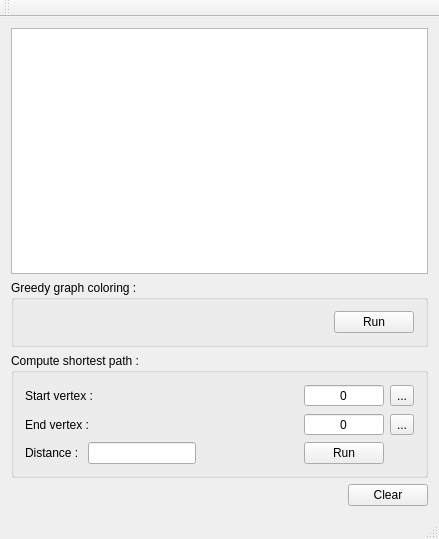
<?xml version="1.0" encoding="UTF-8"?>
<ui version="4.0">
 <class>MainWindow</class>
 <widget class="QMainWindow" name="MainWindow">
  <property name="geometry">
   <rect>
    <x>0</x>
    <y>0</y>
    <width>439</width>
    <height>539</height>
   </rect>
  </property>
  <property name="contextMenuPolicy">
   <enum>Qt::NoContextMenu</enum>
  </property>
  <property name="windowTitle">
   <string>Greedy graph coloring application</string>
  </property>
  <widget class="QWidget" name="centralWidget">
   <layout class="QGridLayout" name="gridLayout">
    <item row="0" column="0" colspan="2">
     <widget class="QGraphicsView" name="_graphView"/>
    </item>
    <item row="3" column="1">
     <widget class="QPushButton" name="_clear">
      <property name="text">
       <string>Clear</string>
      </property>
     </widget>
    </item>
    <item row="3" column="0">
     <spacer name="horizontalSpacer_2">
      <property name="orientation">
       <enum>Qt::Horizontal</enum>
      </property>
      <property name="sizeHint" stdset="0">
       <size>
        <width>40</width>
        <height>20</height>
       </size>
      </property>
     </spacer>
    </item>
    <item row="1" column="0" colspan="2">
     <widget class="QGroupBox" name="groupBox">
      <property name="title">
       <string>Greedy graph coloring :</string>
      </property>
      <layout class="QGridLayout" name="gridLayout_2">
       <item row="0" column="0">
        <spacer name="horizontalSpacer">
         <property name="orientation">
          <enum>Qt::Horizontal</enum>
         </property>
         <property name="sizeHint" stdset="0">
          <size>
           <width>40</width>
           <height>20</height>
          </size>
         </property>
        </spacer>
       </item>
       <item row="0" column="1">
        <widget class="QPushButton" name="_runGGC">
         <property name="text">
          <string>Run</string>
         </property>
        </widget>
       </item>
      </layout>
     </widget>
    </item>
    <item row="2" column="0" colspan="2">
     <widget class="QGroupBox" name="groupBox_2">
      <property name="title">
       <string>Compute shortest path :</string>
      </property>
      <layout class="QGridLayout" name="gridLayout_3">
       <item row="2" column="3">
        <widget class="QPushButton" name="_runMVD">
         <property name="text">
          <string>Run</string>
         </property>
        </widget>
       </item>
       <item row="2" column="2">
        <spacer name="horizontalSpacer_3">
         <property name="orientation">
          <enum>Qt::Horizontal</enum>
         </property>
         <property name="sizeHint" stdset="0">
          <size>
           <width>40</width>
           <height>20</height>
          </size>
         </property>
        </spacer>
       </item>
       <item row="2" column="0">
        <widget class="QLabel" name="label_3">
         <property name="text">
          <string>Distance : </string>
         </property>
        </widget>
       </item>
       <item row="1" column="0" colspan="3">
        <widget class="QLabel" name="label_2">
         <property name="text">
          <string>End vertex :</string>
         </property>
        </widget>
       </item>
       <item row="0" column="0" colspan="3">
        <widget class="QLabel" name="label">
         <property name="text">
          <string>Start vertex :</string>
         </property>
        </widget>
       </item>
       <item row="1" column="3">
        <widget class="QSpinBox" name="_endVertexId">
         <property name="alignment">
          <set>Qt::AlignCenter</set>
         </property>
         <property name="buttonSymbols">
          <enum>QAbstractSpinBox::NoButtons</enum>
         </property>
        </widget>
       </item>
       <item row="0" column="3">
        <widget class="QSpinBox" name="_startVertexId">
         <property name="frame">
          <bool>true</bool>
         </property>
         <property name="alignment">
          <set>Qt::AlignCenter</set>
         </property>
         <property name="readOnly">
          <bool>false</bool>
         </property>
         <property name="buttonSymbols">
          <enum>QAbstractSpinBox::NoButtons</enum>
         </property>
        </widget>
       </item>
       <item row="0" column="4">
        <widget class="QToolButton" name="_chooseSVId">
         <property name="text">
          <string>...</string>
         </property>
        </widget>
       </item>
       <item row="1" column="4">
        <widget class="QToolButton" name="_chooseEVId">
         <property name="text">
          <string>...</string>
         </property>
        </widget>
       </item>
       <item row="2" column="1">
        <widget class="QLineEdit" name="_distance">
         <property name="readOnly">
          <bool>true</bool>
         </property>
        </widget>
       </item>
      </layout>
     </widget>
    </item>
   </layout>
  </widget>
  <widget class="QMenuBar" name="menuBar">
   <property name="geometry">
    <rect>
     <x>0</x>
     <y>0</y>
     <width>439</width>
     <height>22</height>
    </rect>
   </property>
  </widget>
  <widget class="QToolBar" name="mainToolBar">
   <attribute name="toolBarArea">
    <enum>TopToolBarArea</enum>
   </attribute>
   <attribute name="toolBarBreak">
    <bool>false</bool>
   </attribute>
  </widget>
  <widget class="QStatusBar" name="statusBar"/>
 </widget>
 <layoutdefault spacing="6" margin="11"/>
 <resources/>
 <connections/>
</ui>
